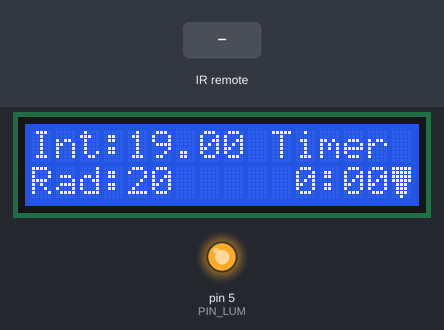
Simulated run of this sketch. Board: Arduino Uno, built with avr-gcc and run on an emulated ATmega328P. Shown: 16×2 character LCD, output pins drawn as LEDs (lit = HIGH). The inputs (shaded band) are chosen by the test bench. What the sketch prints to the serial monitor is not drawn.

Above: at 1.2 s.
1.3 s: infrared code 0x371A3C86 received
At 2.5 s:
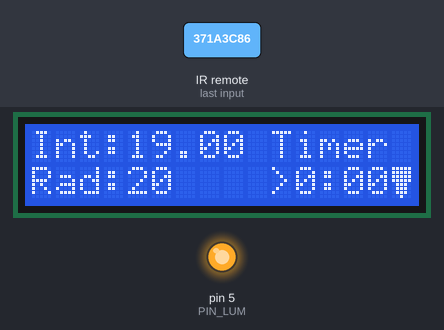
4.3 s: infrared code 0x39D41DC6 received
At 5.5 s:
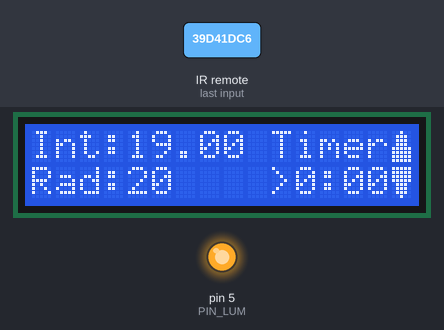
7.3 s: infrared code 0xE0984BB6 received
At 8.5 s:
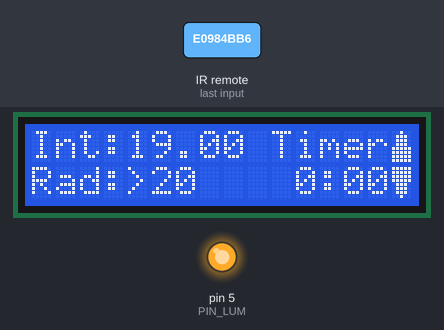
10.3 s: infrared code 0xE0984BB6 received
At 11.7 s:
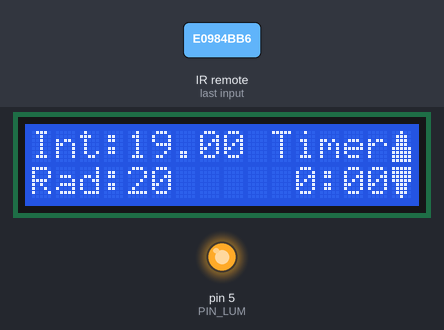
13.3 s: infrared code 0x143226DB received
At 14.6 s:
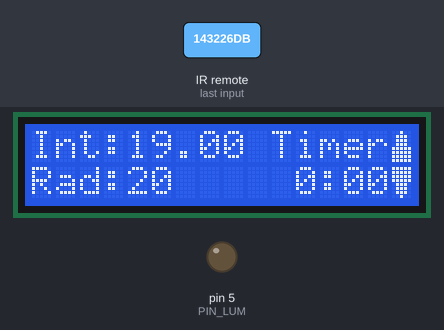
16.3 s: infrared code 0x371A3C86 received
At 17.5 s:
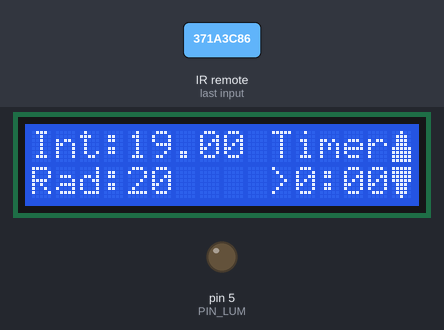
Timing chart, 0 to 19.3 s (numbered marks = the images above; inputs shaded):
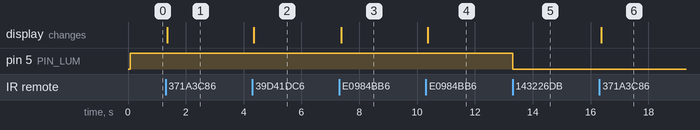

The sketch:

complet+433mHz_et_bouton.ino
```cpp
#include  <Wire.h>
#include  <LiquidCrystal_I2C.h>
#include <IRremote.h>
//============================================================ definition PIN
#define PIN_RELAIS1 2
#define PIN_RELAIS2 3
#define PIN_TEMP A0
#define PIN_LUM 5
#define R_r 0
#define ADDRESS_RAD 2
const int RECV_PIN = 12;
//============================================================definition cas pour tlécommmande

enum Touche
{
  ON, NB_RELAIS, TEMP, HEURE, PLUS, MOINS
};
//============================================================
#define RTEMP 1
#define RHEURE 2
LiquidCrystal_I2C lcd(0x27,16,2);  // set the LCD address to 0x27 for a 16 chars and 2 line display
int in=0;
int alarm=0;
int t0;
int brightness=255;
int temp_voulue=20 ;
int timer = 0;
int nb_relais=1;
int on=1;
int t1;
int t2=0;
int reglage=R_r;
float temp_in=19;
int h_alarm=0;
int m_alarm=0;
IRrecv irrecv(RECV_PIN);
decode_results results;
byte tableau_rx[3];

byte newChar[8]={
  B11111,
  B11111,
  B11111,
  B11111,
  B01110,
  B01110,
  B01110,
  B00100
};

byte newChar2[8]={
  B00100,
  B01110,
  B01110,
  B01110,
  B11111,
  B11111,
  B11111,
  B11111
};


//============================================================ decode pour savoir la touche
byte decodeur()
{
  switch (results.value)
  {
    case 0xA32AB931 :
      return ON;
    break ;

    case 0x39D41DC6 :
      return NB_RELAIS;
    break ;

    case 0xE0984BB6 :
      return TEMP;
    break ;

    case 0x371A3C86 :
      return HEURE;
    break ;

    case 0x143226DB :
      return PLUS;
    break ;

    case 0x1D2FEFF6 :
      return MOINS;
    break ;
   //Serial.println(results.value);
  }
}
//============================================================
void luminositee()
{
  if (brightness>255)
  brightness=0;

  if (brightness<0)
  brightness=255;

  if (on==0)
    analogWrite(PIN_LUM,0);
  else if (on==1)
  {
    analogWrite(PIN_LUM,brightness);
  }


}
//============================================================
void bouton()
{
  switch (decodeur())
  {
    case ON:
    //Serial.println("on");
      if (on==1)
      {
        brightness=0;
      on=0;
      alarm=0;
      }
      else
      {
      brightness=255;
      on=1;
      //alarm=0;
      }
    break;

    case NB_RELAIS:
     //Serial.println("nb relais");
      if (nb_relais==1)
      {
        nb_relais=2;
      }
      else
      nb_relais=1;
      break;

   case TEMP:
    //Serial.println("temp");
      if (reglage!=RTEMP)
      {
        reglage=RTEMP;
      }
      else
      {
        reglage=R_r;
      }
      //Serial.println(reglage);
    break;

   case HEURE:
    //Serial.println("heure");
      if (reglage!=RHEURE)
      {
        reglage=RHEURE;
      }
      else
      {
        reglage=R_r;
      }
      //Serial.println(reglage);
    break;

    case PLUS:
     //Serial.println("+");
      switch (reglage)
      {
        case RTEMP:
          temp_voulue++;
        break;

        case RHEURE :
         m_alarm++;
        break;

        case R_r:
          brightness+=51;
        break;
      }
    break;

    case MOINS:
     //Serial.println("-");
      switch (reglage)
      {
        case RTEMP:
          temp_voulue--;
        break;

        case RHEURE :
         m_alarm--;
        break;

        case R_r:
          brightness-=51;
        break;
      }
    break;
  }
}
//============================================================
void afficher_heure()
{
  lcd.setCursor(10,0);
  lcd.print(F("Timer"));
  lcd.setCursor(10,1);
  if (reglage==RHEURE)
  {
    lcd.print(F(">"));
  }
  else
  {
    lcd.print(F(" "));
  }
  lcd.print(h_alarm);
  lcd.print(F(":"));
  if (m_alarm<10)
  {
    lcd.print("0");
  }
  lcd.print(m_alarm);

}
//============================================================
void afficher_temp()
{
  lcd.setCursor(0,0);
  lcd.print(F("Int:"));
  lcd.print(temp_in);
  lcd.setCursor(0,1);
  if (reglage==RTEMP)
  {
    lcd.print(F("Rad:>"));
  }
  else
  {
    lcd.print(F("Rad:"));
  }
  lcd.print(temp_voulue);

}
//============================================================
void afficher_nb_relais()
{
  lcd.setCursor(15,1);
  if (nb_relais==2)
  {
  lcd.write(0);
  lcd.setCursor(15,0);
  lcd.write(1);
  }
  else
  lcd.write(0);


}
//============================================================

void affichage()
{
  lcd.clear();
  luminositee();
  afficher_heure();
  afficher_temp();
  afficher_nb_relais();
}
//============================================================
void gestion_relais()
{
  if (on==1 && temp_in<temp_voulue)
  {
    if (nb_relais==1)
    {
    Serial.println("1r");
    digitalWrite(PIN_RELAIS1,HIGH);
    }
    else
    {
    Serial.println("2r");
    digitalWrite(PIN_RELAIS1,HIGH);
    digitalWrite(PIN_RELAIS2,HIGH);
    }
  }
  else
  {
    Serial.println("0r");
    digitalWrite(PIN_RELAIS1,LOW);
    digitalWrite(PIN_RELAIS2,LOW);
  }
}
//============================================================
void gestion_variable()
{
  if (m_alarm>59)
  {
    h_alarm++;
    m_alarm=0;
  }

  if (m_alarm<0)
  {
    h_alarm--;
    m_alarm=59;
  }

  if (h_alarm<0)
  h_alarm=0;
  //============
  if ((t1-t2)>10000)
  reglage=R_r;

  if(on==0)
  {
    m_alarm=0;
    h_alarm=0;
  }
}
//============================================================
void gestion_temps()
{

  if (alarm==1)
  {
    m_alarm=m_alarm-((millis()-t0)/1000/73);
    if (m_alarm==0 && h_alarm==0)
    {
    on=0;
    alarm=0;
    t0=millis();
    Serial.println("alarm 0");
    }
  }
  else
  {
     t0=millis();

  }
  if(m_alarm>0)
   alarm=1;
 Serial.println("alarm");
 Serial.println(alarm);
}
//============================================================
/*void decodage()
{
  address=tableau_rx[0];
  if (address==ADDRESS_RAD)
  {
    temp_voulue=tableau_rx[1];
    brightness=tableau_rx[2];
  }
}*/
//============================================================
void setup()
{
  lcd.init();
  lcd.backlight();
  Serial.begin(9600);
  irrecv.enableIRIn();
  pinMode(A0, INPUT_PULLUP);
  lcd.createChar(0,newChar);
  lcd.createChar(1,newChar2);


}

void loop()
{
  //in=analogRead(A0);
  //temp_in = 20.4 + (268 -in)*0.250; //calcul de la temperature par la tension de la diode


  gestion_temps();
  if (irrecv.decode(&results))
  {
    t2=millis();

  bouton();
  irrecv.resume();
  //Serial.println("RCV");

  }
  affichage();

  gestion_variable();
  gestion_relais();

  /*
  Serial.println("reglage");
  Serial.println(reglage);
  Serial.println("on");
  Serial.println(on);
  Serial.println("nb relais");
  Serial.println(nb_relais);*/
  //Serial.println("=======");

  /*
   byte taille_tableau_rx=sizeof(tableau_rx);
  vw_wait_rx_max(300);

   if (vw_get_message(tableau_rx, &taille_tableau_rx))
  {
 Serial.println("reception");
  int  t0_RX=0;
   decodage();
  t1=millis();
  }
  */
}
```

Measured:
- after the input at 1.3 s, the display: changes after 0.06 s (image 1)
- after the input at 4.3 s, the display: changes after 0.05 s (image 2)
- after the input at 7.3 s, the display: changes after 0.07 s (image 3)
- after the input at 10.3 s, the display: changes after 0.06 s (image 4)
- after the input at 13.3 s, pin 5 (PIN_LUM): HIGH → LOW at once
- after the input at 16.3 s, the display: changes after 0.06 s (image 6)
